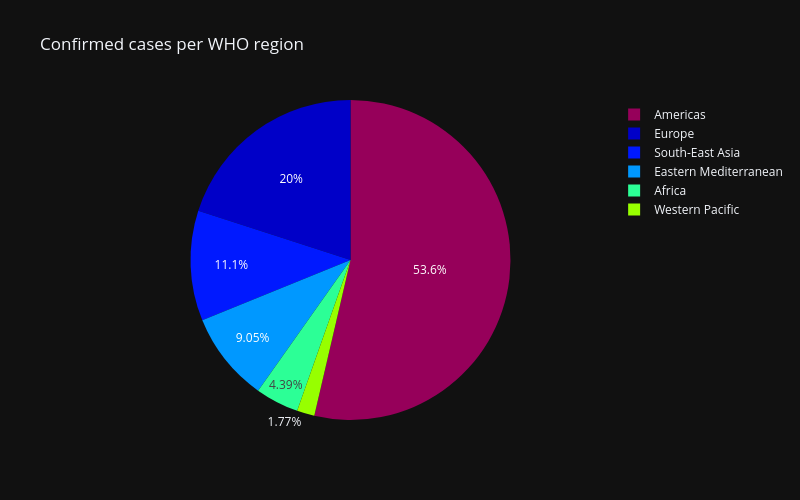

Write notebook code for a chart like this one.
### Code cell
fig = px.pie(df, names = 'WHO Region', values = 'Confirmed', title = 'Confirmed cases per WHO region', template = 'plotly_dark', color_discrete_sequence = px.colors.sequential.Rainbow, height = 500, width = 800)
fig.show()

### Figure 1 — Plotly figure (JSON) as saved in the notebook; plotly's stock layout.template omitted (floating-point values rounded to 4 significant figures; data arrays with more than 128 entries replaced by an {"elided": "..."} marker saying what was removed)
{"data": [{"domain": {"x": [0, 1], "y": [0, 1]}, "hovertemplate": "WHO Region=%{label}<br>Confirmed=%{value}<extra></extra>", "labels": {"elided": "187 str values"}, "legendgroup": "", "name": "", "showlegend": true, "type": "pie", "values": {"elided": "187 int values"}}], "layout": {"height": 500, "legend": {"tracegroupgap": 0}, "piecolorway": ["rgb(150,0,90)", "rgb(0,0,200)", "rgb(0,25,255)", "rgb(0,152,255)", "rgb(44,255,150)", "rgb(151,255,0)", "rgb(255,234,0)", "rgb(255,111,0)", "rgb(255,0,0)"], "title": {"text": "Confirmed cases per WHO region"}, "width": 800}}
